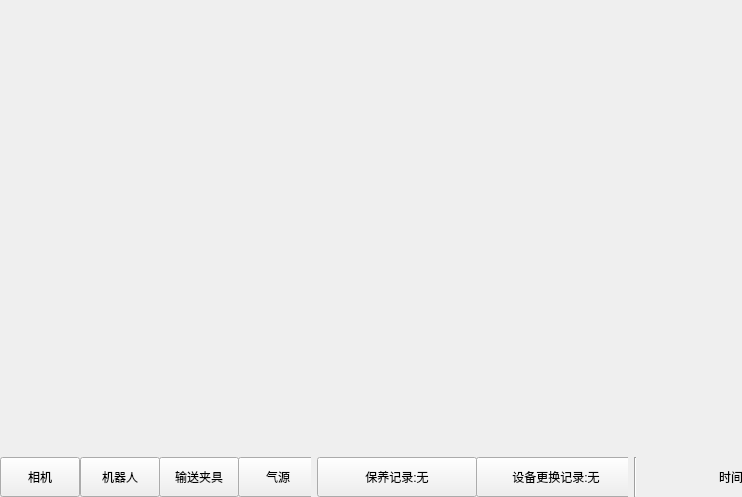
<?xml version="1.0" encoding="UTF-8"?>
<ui version="4.0">
 <class>MainWindow</class>
 <widget class="QMainWindow" name="MainWindow">
  <property name="geometry">
   <rect>
    <x>0</x>
    <y>0</y>
    <width>742</width>
    <height>497</height>
   </rect>
  </property>
  <property name="windowTitle">
   <string>MainWindow</string>
  </property>
  <property name="toolButtonStyle">
   <enum>Qt::ToolButtonTextBesideIcon</enum>
  </property>
  <widget class="QWidget" name="centralWidget">
   <layout class="QGridLayout" name="gridLayout_4">
    <property name="leftMargin">
     <number>0</number>
    </property>
    <property name="topMargin">
     <number>0</number>
    </property>
    <property name="rightMargin">
     <number>0</number>
    </property>
    <property name="bottomMargin">
     <number>0</number>
    </property>
    <property name="spacing">
     <number>1</number>
    </property>
    <item row="0" column="0">
     <widget class="TitleForm" name="widget_title" native="true">
      <property name="minimumSize">
       <size>
        <width>0</width>
        <height>46</height>
       </size>
      </property>
      <property name="maximumSize">
       <size>
        <width>16777215</width>
        <height>46</height>
       </size>
      </property>
      <property name="sizeIncrement">
       <size>
        <width>0</width>
        <height>0</height>
       </size>
      </property>
     </widget>
    </item>
    <item row="1" column="0">
     <widget class="QStackedWidget" name="stackedWidget">
      <property name="currentIndex">
       <number>0</number>
      </property>
      <widget class="QWidget" name="page_1">
       <layout class="QGridLayout" name="gridLayout_7"/>
      </widget>
     </widget>
    </item>
    <item row="2" column="0">
     <widget class="QWidget" name="widget_bottom" native="true">
      <property name="minimumSize">
       <size>
        <width>30</width>
        <height>40</height>
       </size>
      </property>
      <property name="maximumSize">
       <size>
        <width>16777215</width>
        <height>40</height>
       </size>
      </property>
      <layout class="QGridLayout" name="gridLayout_2">
       <property name="leftMargin">
        <number>0</number>
       </property>
       <property name="topMargin">
        <number>0</number>
       </property>
       <property name="rightMargin">
        <number>0</number>
       </property>
       <property name="bottomMargin">
        <number>0</number>
       </property>
       <item row="0" column="6">
        <widget class="QLabel" name="label_time">
         <property name="minimumSize">
          <size>
           <width>100</width>
           <height>0</height>
          </size>
         </property>
         <property name="text">
          <string>时间</string>
         </property>
         <property name="alignment">
          <set>Qt::AlignRight|Qt::AlignTrailing|Qt::AlignVCenter</set>
         </property>
        </widget>
       </item>
       <item row="0" column="1">
        <spacer name="horizontalSpacer">
         <property name="orientation">
          <enum>Qt::Horizontal</enum>
         </property>
         <property name="sizeHint" stdset="0">
          <size>
           <width>40</width>
           <height>20</height>
          </size>
         </property>
        </spacer>
       </item>
       <item row="0" column="5">
        <widget class="Line" name="line">
         <property name="orientation">
          <enum>Qt::Vertical</enum>
         </property>
        </widget>
       </item>
       <item row="0" column="4">
        <widget class="QWidget" name="widget_mt" native="true">
         <layout class="QGridLayout" name="gridLayout_5">
          <property name="leftMargin">
           <number>0</number>
          </property>
          <property name="topMargin">
           <number>0</number>
          </property>
          <property name="rightMargin">
           <number>0</number>
          </property>
          <property name="bottomMargin">
           <number>0</number>
          </property>
          <item row="0" column="0">
           <widget class="QToolButton" name="toolButton_maten">
            <property name="sizePolicy">
             <sizepolicy hsizetype="Fixed" vsizetype="Preferred">
              <horstretch>0</horstretch>
              <verstretch>0</verstretch>
             </sizepolicy>
            </property>
            <property name="minimumSize">
             <size>
              <width>160</width>
              <height>0</height>
             </size>
            </property>
            <property name="text">
             <string>保养记录:无</string>
            </property>
            <property name="icon">
             <iconset resource="../Resources/resources.qrc">
              <normaloff>:/image/log3.png</normaloff>:/image/log3.png</iconset>
            </property>
            <property name="iconSize">
             <size>
              <width>26</width>
              <height>26</height>
             </size>
            </property>
            <property name="toolButtonStyle">
             <enum>Qt::ToolButtonTextBesideIcon</enum>
            </property>
           </widget>
          </item>
          <item row="0" column="1">
           <widget class="QToolButton" name="toolButton_eq_replace">
            <property name="sizePolicy">
             <sizepolicy hsizetype="Fixed" vsizetype="Preferred">
              <horstretch>0</horstretch>
              <verstretch>0</verstretch>
             </sizepolicy>
            </property>
            <property name="minimumSize">
             <size>
              <width>160</width>
              <height>0</height>
             </size>
            </property>
            <property name="text">
             <string>设备更换记录:无</string>
            </property>
            <property name="icon">
             <iconset resource="../Resources/resources.qrc">
              <normaloff>:/image/log3.png</normaloff>:/image/log3.png</iconset>
            </property>
            <property name="iconSize">
             <size>
              <width>26</width>
              <height>26</height>
             </size>
            </property>
            <property name="toolButtonStyle">
             <enum>Qt::ToolButtonTextBesideIcon</enum>
            </property>
           </widget>
          </item>
         </layout>
        </widget>
       </item>
       <item row="0" column="0">
        <widget class="QWidget" name="widget_st" native="true">
         <layout class="QGridLayout" name="gridLayout">
          <property name="leftMargin">
           <number>0</number>
          </property>
          <property name="topMargin">
           <number>0</number>
          </property>
          <property name="rightMargin">
           <number>0</number>
          </property>
          <property name="bottomMargin">
           <number>0</number>
          </property>
          <item row="0" column="0">
           <widget class="QToolButton" name="toolButton_st1">
            <property name="sizePolicy">
             <sizepolicy hsizetype="Preferred" vsizetype="Preferred">
              <horstretch>0</horstretch>
              <verstretch>0</verstretch>
             </sizepolicy>
            </property>
            <property name="minimumSize">
             <size>
              <width>80</width>
              <height>0</height>
             </size>
            </property>
            <property name="text">
             <string>相机</string>
            </property>
            <property name="icon">
             <iconset resource="../Resources/resources.qrc">
              <normaloff>:/image/error.png</normaloff>:/image/error.png</iconset>
            </property>
            <property name="iconSize">
             <size>
              <width>20</width>
              <height>20</height>
             </size>
            </property>
            <property name="toolButtonStyle">
             <enum>Qt::ToolButtonTextBesideIcon</enum>
            </property>
           </widget>
          </item>
          <item row="0" column="1">
           <widget class="QToolButton" name="toolButton_st2">
            <property name="sizePolicy">
             <sizepolicy hsizetype="Preferred" vsizetype="Preferred">
              <horstretch>0</horstretch>
              <verstretch>0</verstretch>
             </sizepolicy>
            </property>
            <property name="minimumSize">
             <size>
              <width>80</width>
              <height>0</height>
             </size>
            </property>
            <property name="text">
             <string>机器人</string>
            </property>
            <property name="icon">
             <iconset resource="../Resources/resources.qrc">
              <normaloff>:/image/error.png</normaloff>:/image/error.png</iconset>
            </property>
            <property name="iconSize">
             <size>
              <width>20</width>
              <height>20</height>
             </size>
            </property>
            <property name="toolButtonStyle">
             <enum>Qt::ToolButtonTextBesideIcon</enum>
            </property>
           </widget>
          </item>
          <item row="0" column="2">
           <widget class="QToolButton" name="toolButton_st3">
            <property name="sizePolicy">
             <sizepolicy hsizetype="Preferred" vsizetype="Preferred">
              <horstretch>0</horstretch>
              <verstretch>0</verstretch>
             </sizepolicy>
            </property>
            <property name="minimumSize">
             <size>
              <width>80</width>
              <height>0</height>
             </size>
            </property>
            <property name="text">
             <string>输送夹具</string>
            </property>
            <property name="icon">
             <iconset resource="../Resources/resources.qrc">
              <normaloff>:/image/error.png</normaloff>:/image/error.png</iconset>
            </property>
            <property name="iconSize">
             <size>
              <width>20</width>
              <height>20</height>
             </size>
            </property>
            <property name="toolButtonStyle">
             <enum>Qt::ToolButtonTextBesideIcon</enum>
            </property>
           </widget>
          </item>
          <item row="0" column="3">
           <widget class="QToolButton" name="toolButton_st4">
            <property name="sizePolicy">
             <sizepolicy hsizetype="Preferred" vsizetype="Preferred">
              <horstretch>0</horstretch>
              <verstretch>0</verstretch>
             </sizepolicy>
            </property>
            <property name="minimumSize">
             <size>
              <width>80</width>
              <height>0</height>
             </size>
            </property>
            <property name="text">
             <string>气源</string>
            </property>
            <property name="icon">
             <iconset resource="../Resources/resources.qrc">
              <normaloff>:/image/error.png</normaloff>:/image/error.png</iconset>
            </property>
            <property name="iconSize">
             <size>
              <width>20</width>
              <height>20</height>
             </size>
            </property>
            <property name="toolButtonStyle">
             <enum>Qt::ToolButtonTextBesideIcon</enum>
            </property>
           </widget>
          </item>
         </layout>
        </widget>
       </item>
      </layout>
     </widget>
    </item>
   </layout>
  </widget>
  <widget class="QMenuBar" name="menuBar">
   <property name="geometry">
    <rect>
     <x>0</x>
     <y>0</y>
     <width>742</width>
     <height>23</height>
    </rect>
   </property>
  </widget>
 </widget>
 <layoutdefault spacing="6" margin="11"/>
 <customwidgets>
  <customwidget>
   <class>TitleForm</class>
   <extends>QWidget</extends>
   <header location="global">TitleForm.h</header>
   <container>1</container>
  </customwidget>
 </customwidgets>
 <resources>
  <include location="../Resources/resources.qrc"/>
 </resources>
 <connections/>
</ui>
